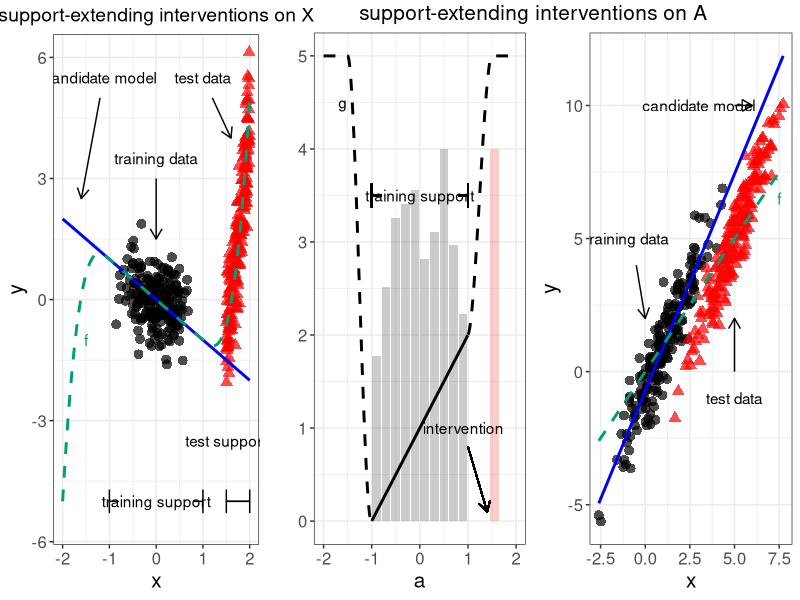

Source code (R):
## impossibility result for X = g(A) + H + eps
setwd(dirname(rstudioapi::getActiveDocumentContext()$path))

## ---- plot-impossibility ----
library(ggplot2)
library(gridExtra)
library(grid)
theme_set(theme_bw())


join.smoothly <- function(x,x1,x2,f1,f2,f1prime,f2prime){
  y <- c(f1,f2,f1prime,f2prime)
  A <- matrix(c(1,x1,x1^2,x1^3,
                1,x2,x2^2,x2^3,
                0,1,2*x1,3*x1^2,
                0,1,2*x2,3*x2^2), 4,4, byrow=TRUE)
  b <- solve(A,y)
  sapply(x, function(xx) sum(b*(xx^(0:3))))
}

x <- seq(1,2,.01)
# plot(x,join.smoothly(x,0,1,-1,1))

g.global <- function(a) a+1
g.global.prime <- function(a) 1

g <- function(a, supp = c(-1,1), eps = .5, C=5){
  out <- numeric(length(a))
  w.below <- which(a <= min(supp)-eps)
  w.midlow <- which(a > min(supp)-eps & a < min(supp))
  w.within <- which(a >= min(supp) & a <= max(supp))
  w.midup <- which(a > max(supp) & a < max(supp)+eps)
  w.above <- which(a >= max(supp)+eps)
  if(length(w.below)>0) out[w.below] <- out[w.above] <- C
  if(length(w.midlow)>0) out[w.midlow] <- join.smoothly(a[w.midlow],supp[1]-eps,supp[1],C,g.global(supp[1]),0,g.global.prime(supp[2]))
  if(length(w.within)>0) out[w.within] <- g.global(a[w.within])
  if(length(w.midup)>0) out[w.midup] <- join.smoothly(a[w.midup],supp[2], supp[2]+eps,g.global(supp[2]),C, g.global.prime(supp[2]),0)
  if(length(w.above)>0) out[w.above] <- C
  out
}
a <- seq(-2,2,length.out = 1000)
# plot(a,g(a,eps=.5),type="l",lwd=5)

n <- 200
beta <- 1
set.seed(1)
# observational
A <- runif(n,-1,1)
H <- rnorm(n)
X <- g(A, eps=.5, C=5) + H + .5*rnorm(n)
Y <- beta*X + H + .5*rnorm(n)

bOLS <- lm(Y~X)$coefficients

# interventional
Ai <- rep(1.5,n)
Hi <- rnorm(n)
Xi <- g(Ai, eps=.5, C=5) + Hi + .5*rnorm(n)
Yi <- beta*Xi + Hi + .5*rnorm(n)

df <- data.frame(X=c(X,Xi), A=c(A,Ai), Y=c(Y,Yi),
                 setting = factor(rep(c("observational", "interventional"), each=n),
                                  levels = c("observational", "interventional")))
x.seq <- seq(min(df$X), max(df$X), length.out = 100)
df.line <- data.frame(x = rep(x.seq, 2),
                      y = c(bOLS[1] + bOLS[2]*x.seq,
                            x.seq),
                      model = factor(rep(c("candidate", "causal"), each = length(x.seq))))

pXY <- ggplot() +
  geom_point(data=df, aes(X,Y, col=setting, shape = setting), alpha=.7, size=3) +
  scale_color_manual(values = c("black", "red")) +
  geom_line(data=subset(df.line, model == "candidate"), aes(x,y),size=1, col = "blue") +
  geom_line(data=subset(df.line, model == "causal"), aes(x,y),size=1, col = "#009E73", lty = "dashed") +
  annotate(geom = "text", x = -1, y = 5, label = "training data") +
  annotate(geom = "text", x = 5, y = -1, label = "test data") +
  annotate(geom = "text", x = 3, y = 10, label = "candidate model") +
  # annotate(geom = "text", x = 6, y = 1, label = "causal model") +
  annotate(geom = "text", x = 7.5, y = 6.5, label = "f", col = "#009E73") +
  geom_segment(aes(x = -.5, y = 4, xend = 0, yend =2),
               arrow = arrow(length = unit(0.3, "cm"))) +
  geom_segment(aes(x = 5, y = 0, xend = 5, yend = 2),
               arrow = arrow(length = unit(0.3, "cm"))) +
  geom_segment(aes(x = 5, y = 10, xend = 6, yend = 10),
               arrow = arrow(length = unit(0.3, "cm"))) +
  # geom_segment(aes(x = 6, y = 2, xend = 6.6, yend = 6.3),
  #              arrow = arrow(length = unit(0.3, "cm"))) +
  xlab("x") + ylab("y") +
  # geom_abline(intercept = bOLS[1], slope = bOLS[2]) +
  theme(legend.position = "none",
        text = element_text(size=15),
        plot.title = element_text(size = 14, hjust=.5))

a.seq <- seq(-2,2,length.out = 1000)
df.A <- data.frame(a = a.seq, g = g(a.seq))
df.A$seq <- factor(sapply(1:nrow(df.A), function(i) ifelse(df.A$a[i] < -1, 1, ifelse(df.A$a[i] <= 1, 2, 3))))

grid.a <- seq(-.9, .9, .2)
hist.a <- sapply(grid.a, function(g) sum(abs(A-g) < .1))
m <- max(hist.a)
hist.a <- 4*hist.a/m
df.hist <- data.frame(a=c(grid.a, 1.55), h = c(hist.a, 4), data = c(rep("1",length(grid.a)), "2"))

pA <- ggplot(df.A, aes(a,g)) +
  geom_segment(aes(x = 1, y = .8, xend = 1.4, yend = .1),
               arrow = arrow(length = unit(0.3, "cm"))) +
  geom_line(aes(lty = seq), size=1, col = "black") +
  # geom_line(size=1, col = "black") +
  xlab("a") + ylab("") +
  geom_bar(data=df.hist, aes(x=a,y=h,fill=data), alpha=.2, stat = "identity") +
  annotate(geom = "text", x = -1.6, y = 4.5, label = "g") +
  geom_segment(aes(x = -.8, y = 3.5, xend = -1, yend = 3.5),
               arrow = arrow(length = unit(0.3, "cm"), angle = 90)) +
  geom_segment(aes(x = .8, y = 3.5, xend = 1, yend = 3.5),
               arrow = arrow(length = unit(0.3, "cm"), angle = 90)) +
  annotate(geom = "text", x = 0, y = 3.5, label = "training support") +
  annotate(geom = "text", x = .9, y = 1, label = "intervention") +
  scale_fill_manual(values= c("black", "red")) +
  scale_linetype_manual(values = c("dashed", "solid", "dashed")) +
  theme(legend.position = "none",
        text = element_text(size=15),
        plot.title = element_text(size = 14, hjust=.5))

all.A <- arrangeGrob(pA, pXY, ncol = 2,
                     top = textGrob("support-extending interventions on A", gp=gpar(fontsize=15)))

# # grid.arrange(pA, pXY, ncol=2)
#
# pdf("../figures/impossibility_AtoX_nonlinear.pdf", width = 8, height = 3.5)
# grid.arrange(pA, pXY, ncol=2, top = "support-extending interventions on A")
# dev.off()



#######################
## interventions on X
#######################
f.global <- function(x) -x
f.global.prime <- function(x) -1

f <- function(a, supp = c(-1,1), eps = 1, C=c(-5,5)){
  out <- numeric(length(a))
  w.below <- which(a <= min(supp)-eps)
  w.midlow <- which(a > min(supp)-eps & a < min(supp))
  w.within <- which(a >= min(supp) & a <= max(supp))
  w.midup <- which(a > max(supp) & a < max(supp)+eps)
  w.above <- which(a >= max(supp)+eps)
  if(length(w.below)>0) out[w.below] <- C[1]
  if(length(w.midlow)>0) out[w.midlow] <- join.smoothly(a[w.midlow],supp[1]-eps,supp[1],C[1],f.global(supp[1]),20,f.global.prime(supp[2]))
  if(length(w.within)>0) out[w.within] <- f.global(a[w.within])
  if(length(w.midup)>0) out[w.midup] <- join.smoothly(a[w.midup],supp[2],supp[2]+eps,f.global(supp[2]),C[2], f.global.prime(supp[2]),20)
  if(length(w.above)>0) out[w.above] <- C[2]
  out
}
x <- seq(-2,2,length.out = 1000)
# plot(x,f(x,eps=1),type="l",lwd=5)

n <- 200
beta <- 1
set.seed(1)
# observational
A <- runif(n,-1,1)
H <- runif(n,-1,1)
X <- .4*H + .4*A + .2*runif(n,-1,1)
Y <- f(X) + .5*H + .5*rnorm(n)

Ai <- runif(n,-1,1)
Hi <- runif(n,-1,1)
Xi <- runif(n,1.5,2)
Yi <- f(Xi) + Hi + .5*rnorm(n)


df1 <- data.frame(X=c(X,Xi), A=c(A,Ai), Y=c(Y,Yi),
                 setting = factor(rep(c("observational", "interventional"), each=n),
                                  levels = c("observational", "interventional")))
x.seq <- seq(-2,2,length.out = 1000)
df1.line <- data.frame(x = rep(x.seq, 2),
                      y = c(-x.seq, f(x.seq)),
                      model = factor(rep(c("candidate", "causal"), each = length(x.seq))))

pXY1 <- ggplot() +
  geom_point(data=df1, aes(X,Y, col=setting, shape = setting), alpha=.7, size=3) +
  scale_color_manual(values = c("black", "red")) +
  geom_line(data=subset(df1.line, model == "candidate"), aes(x,y),size=1, col = "blue") +
  geom_line(data=subset(df1.line, model == "causal"), aes(x,y),size=1, col = "#009E73", lty = "dashed") +
  annotate(geom = "text", x = 0, y = 3.5, label = "training data") +
  annotate(geom = "text", x = 1, y = 5.5, label = "test data") +
  annotate(geom = "text", x = -1.2, y = 5.5, label = "candidate model") +
  annotate(geom = "text", x = -1.5, y = -1, label = "f", col = "#009E73") +
  ggtitle("support-extending interventions on X") +
  xlab("x") + ylab("y") +
  # annotate(geom = "text", x = 6, y = 1, label = "causal model") +
  geom_segment(aes(x = 0, y = 3, xend = 0, yend = 1.5),
               arrow = arrow(length = unit(0.3, "cm"))) +
  geom_segment(aes(x = 1.2, y = 5, xend = 1.6, yend = 4),
               arrow = arrow(length = unit(0.3, "cm"))) +
  geom_segment(aes(x = -1.2, y = 5, xend = -1.6, yend = 2.5),
               arrow = arrow(length = unit(0.3, "cm"))) +
  geom_segment(aes(x = -.8, y = -5, xend = -1, yend = -5),
               arrow = arrow(length = unit(0.3, "cm"), angle = 90)) +
  geom_segment(aes(x = .8, y = -5, xend = 1, yend = -5),
               arrow = arrow(length = unit(0.3, "cm"), angle = 90)) +
  geom_segment(aes(x = 1.5, y = -5, xend = 2, yend = -5),
               arrow = arrow(length = unit(0.3, "cm"), angle = 90)) +
  geom_segment(aes(x = 2, y = -5, xend = 1.5, yend = -5),
               arrow = arrow(length = unit(0.3, "cm"), angle = 90)) +
  annotate(geom = "text", x = 0, y = -5, label = "training support") +
  coord_cartesian(ylim=c(-5.5,6)) +
  annotate(geom = "text", x = 1.5, y = -3.5, label = "test support") +
  # geom_segment(aes(x = 1, y = -3.5, xend = 1.5, yend = -4),
  #              arrow = arrow(length = unit(0.3, "cm"))) +
  # xlab("x") + ylab("y") +
  # geom_abline(intercept = bOLS[1], slope = bOLS[2]) +
  theme(legend.position = "none",
        text = element_text(size=15),
        plot.title = element_text(size = 14, hjust=.5))

grid.arrange(pXY1, all.A,ncol=2, widths = c(1,2))

## ---- private ----
pdf("../figures/impossibility_all.pdf", width = 12, height = 3.5)
dev.off()
